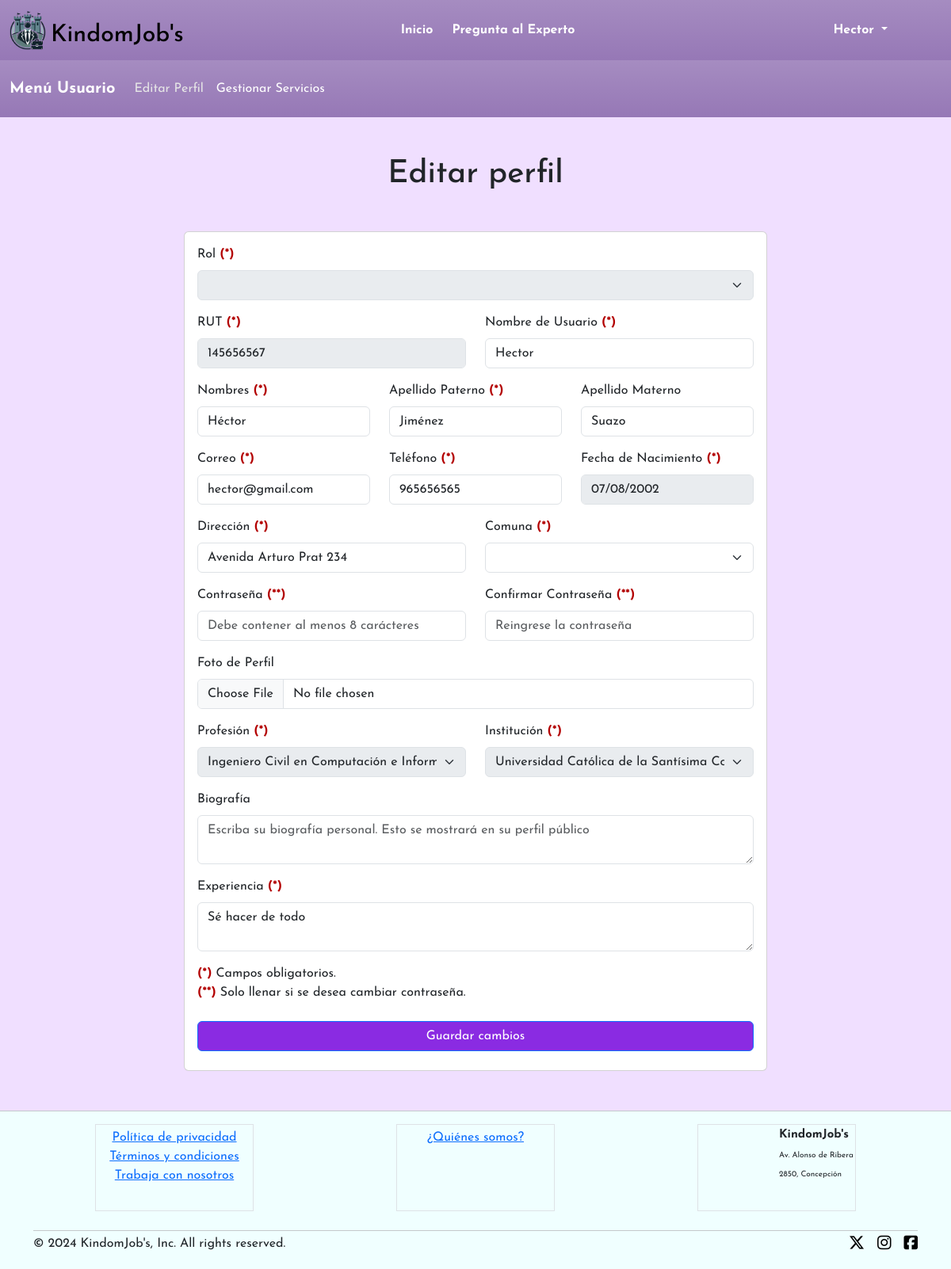
/index.php?p=perfil/editar&rut=14565656 (signed in), run on the app's committed database.
### tables this page shows
CREATE TABLE `usuario` (
  `rut` int(11) NOT NULL,
  `dv` char(1) NOT NULL,
  `nombre_usuario` varchar(50) NOT NULL,
  `nombres` varchar(50) NOT NULL,
  `apellido_p` varchar(50) NOT NULL,
  `apellido_m` varchar(50) DEFAULT NULL,
  `correo` varchar(100) NOT NULL,
  `telefono` int(11) NOT NULL,
  `fecha_nac` date NOT NULL,
  `direccion` varchar(255) NOT NULL,
  `latitud` varchar(100) DEFAULT NULL,
  `longitud` varchar(100) DEFAULT NULL,
  `contrasena` varchar(100) NOT NULL,
  `foto_perfil` varchar(255) NOT NULL DEFAULT 'uploads/foto_perfil/foto_perfil_predeterminada.jpg',
  `id_comuna` int(11) NOT NULL,
  `id_rol` int(11) NOT NULL,
  `id_estado_usuario` int(11) NOT NULL,
  `estrellas` int(11) NOT NULL DEFAULT 0
);

CREATE TABLE `profesion` (
  `id_profesion` int(11) NOT NULL,
  `nombre_profesion` varchar(100) NOT NULL
);

CREATE TABLE `profesional` (
  `rut` int(11) NOT NULL,
  `id_profesion` int(11) DEFAULT NULL,
  `id_institucion` int(11) DEFAULT NULL,
  `biografia_prof` varchar(255) DEFAULT NULL,
  `experiencia` varchar(255) DEFAULT NULL,
  `titulo_profesional` varchar(255) DEFAULT NULL
);

CREATE TABLE `institucion` (
  `id_institucion` int(11) NOT NULL,
  `nombre_institucion` varchar(100) NOT NULL
);

### middleware/auth.php (called while the page is built, shortened)
<?php
    include __DIR__ . '/../utils/functions.php';
    if (!isset($_SESSION["rut"]))
    {
        header("Location: index.php?p=auth/login");
        exit();
    }
    else
    {
        $rut = $_SESSION["rut"];
        $fila_usuario = get_user_by_rut($rut);
    }
?>

### utils/functions.php (called while the page is built, shortened)
<?php
    function get_user_by_rut($rut)
    {
        global $conexion;
        $sql = "SELECT * FROM usuario WHERE rut = '$rut'";
        $resultado = mysqli_query($conexion, $sql);
        if (mysqli_num_rows($resultado) == 1)
        {
            return mysqli_fetch_assoc($resultado);
        }
        else
        {
            return false;
        }
    }
?>

### pages/perfil/editar.php (the view, shortened to what this page needs)
<?php
    include('middleware/auth.php');
    include('includes/navbar_usuario.php');
    $rut = $_SESSION['rut'];
    $sql_consulta_profesional = "SELECT DISTINCT p.rut, prof.nombre_profesion, i.nombre_institucion,
                                                 p.biografia_prof, p.experiencia, p.titulo_profesional
                                 FROM profesional p JOIN profesion prof ON p.id_profesion = prof.id_profesion
                                                    JOIN profesional ON prof.id_profesion = p.id_profesion
                                                    JOIN institucion i ON p.id_institucion = i.id_institucion
                                 WHERE p.rut = '$rut';";
    $resultado_consulta_profesional = mysqli_query($conexion, $sql_consulta_profesional);
    $fila_profesional = mysqli_fetch_assoc($resultado_consulta_profesional);
?>
<h1 class="text-center mt-5">Editar perfil</h1>
<div class="container" style="margin-bottom: 50px;">
    <div class="row justify-content-sm-center mt-5">
        <div class="col-lg-8 col-sm-10">
            <div class="card">
                <div class="card-body mb-2" style="margin-bottom: -15px;">
                    <form name="edit-profile" id="edit-profile-form" action="" method="post" enctype="multipart/form-data">
                        <div class="row mb-3">
                            <div class="col">
                                <label for="rol" class="form-label">Rol <b style="color: #b30000;">(*)</b></label>
                                <select id="rol" name="rol" class="form-select" disabled>
                                    <option selected><?php echo $_SESSION['nombre_rol']; ?></option>
                                </select>
                            </div>
                        </div>
                        <div class="row mb-3">
                            <div class="col">
                                <label for="rut" class="form-label">RUT <b style="color: #b30000;">(*)</b></label>
                                <input type="text" class="form-control" id="rut" name="rut" value="<?php echo $fila_usuario['rut']; echo $fila_usuario['dv']; ?>" maxlength="9" disabled>
                            </div>
                            <div class="col">
                                <label for="nombre_usuario" class="form-label">Nombre de Usuario <b style="color: #b30000;">(*)</b></label>
                                <input type="text" class="form-control" id="nombre_usuario" name="nombre_usuario" placeholder="Sin espacios ni carácteres especiales (ej: JuanPerez)" value="<?php echo $fila_usuario['nombre_usuario']; ?>" maxlength="20" required>
                            </div>
                        </div>
                        <div class="row mb-3">
                            <div class="col">
                                <label for="nombres" class="form-label">Nombres <b style="color: #b30000;">(*)</b></label>
                                <input type="text" class="form-control" id="nombres" name="nombres" placeholder="Ejemplo: Juan Carlos" value="<?php echo $fila_usuario['nombres']; ?>" maxlength="50" required>
                            </div>
                            <div class="col">
                                <label for="apellido_p" class="form-label">Apellido Paterno <b style="color: #b30000;">(*)</b></label>
                                <input type="text" class="form-control" id="apellido_p" name="apellido_p" placeholder="Ejemplo: Pérez" value="<?php echo $fila_usuario['apellido_p']; ?>" maxlength="50" required>
                            </div>
                            <div class="col">
                                <label for="apellido_m" class="form-label">Apellido Materno</label>
                                <input type="text" class="form-control" id="apellido_m" name="apellido_m" placeholder="Ejemplo: García" value="<?php echo $fila_usuario['apellido_m']; ?>" maxlength="50">
                            </div>
                        </div>
                        <div class="row mb-3">
                            <div class="col">
                                <label for="correo" class="form-label">Correo <b style="color: #b30000;">(*)</b></label>
                                <input type="email" class="form-control" id="correo" name="correo" placeholder="Ejemplo: juan@email.com" value="<?php echo $fila_usuario['correo']; ?>" maxlength="50" required>
                            </div>
                            <div class="col">
                                <label for="telefono" class="form-label">Teléfono <b style="color: #b30000;">(*)</b></label>
                                <input type="tel" class="form-control" id="telefono" name="telefono" placeholder="Ejemplo: 912345678" value="<?php echo $fila_usuario['telefono']; ?>" maxlength="9" required>
                            </div>
                            <div class="col">
                                <label for="fecha_nac" class="form-label">Fecha de Nacimiento <b style="color: #b30000;">(*)</b></label>
                                <input type="date" class="form-control" id="fecha_nac" name="fecha_nac" value="<?php echo $fila_usuario['fecha_nac']; ?>" disabled>
                            </div>
                        </div>
                        <div class="row mb-3">
                            <div class="col">
                                <label for="direccion" class="form-label">Dirección <b style="color: #b30000;">(*)</b></label>
                                <input type="text" class="form-control" id="direccion" name="direccion" placeholder="Ejemplo: Avenida Las Golondrinas 2456" value="<?php echo $fila_usuario['direccion']; ?>" maxlength="50" required>
                            </div>
                            <div class="col">
                                <label for="comuna" class="form-label">Comuna <b style="color: #b30000;">(*)</b></label>
                                <select id="comuna" name="comuna" class="form-select" required>
                                </select>
                            </div>
                        </div>
                        <div class="row mb-3">
                            <div class="col">
                                <label for="password" class="form-label">Contraseña <b style="color: #b30000;">(**)</b></label>
                                <input type="password" class="form-control" id="password" name="password" placeholder="Debe contener al menos 8 carácteres" maxlength="100">
                            </div>
                            <div class="col">
                                <label for="confirmar_password" class="form-label">Confirmar Contraseña <b style="color: #b30000;">(**)</b></label>
                                <input type="password" class="form-control" id="confirmar_password" name="confirmar_password" placeholder="Reingrese la contraseña" maxlength="100">
                            </div>
                        </div>
                        <div class="row mb-3">
                            <div class="col">
                                <label for="foto_perfil" class="form-label">Foto de Perfil</label>
                                <input type="file" class="form-control" name="foto_perfil" id="foto_perfil" accept="image/*">
                            </div>
                        </div>
                        <?php if ($_SESSION['id_rol'] == 1 || $_SESSION['id_rol'] == 2 || $_SESSION['id_rol'] == 3): ?>
                            <div class="row mb-3">
                                <div class="col">
                                    <label for="profesion" class="form-label">Profesión <b style="color: #b30000;">(*)</b></label>
                                    <select id="profesion" name="profesion" class="form-select" disabled>
                                        <?php if (isset($fila_profesional['nombre_profesion'])): ?>
                                            <option selected><?php echo $fila_profesional['nombre_profesion']; ?></option>
                                        <?php endif; ?>
                                    </select>
                                </div>
                                <div class="col">
                                    <label for="institucion" class="form-label">Institución <b style="color: #b30000;">(*)</b></label>
                                    <select id="institucion" name="institucion" class="form-select" disabled>
                                        <?php if (isset($fila_profesional['nombre_institucion'])): ?>
                                            <option selected><?php echo $fila_profesional['nombre_institucion']; ?></option>
                                        <?php endif; ?>
                                    </select>
                                </div>
                            </div>
                            <div class="row mb-3">
                                <div class="col">
                                    <label for="biografia_prof" class="form-label">Biografía</label>
                                    <textarea class="form-control" id="biografia_prof" name="biografia_prof" placeholder="Escriba su biografía personal. Esto se mostrará en su perfil público" maxlength="500" required><?php echo $fila_profesional['biografia_prof']; ?></textarea>
                                </div>
                            </div>
                            <div class="row mb-3">
                                <div class="col">
                                    <label for="experiencia" class="form-label">Experiencia <b style="color: #b30000;">(*)</b></label>
                                    <textarea class="form-control" id="experiencia" name="experiencia" placeholder="Breve resumen de su experiencia (ej: Soy Ingeniero Civil Informático, Magíster en Ciencias de la Computación...). Esto se mostrará a los clientes al momento de reservar" maxlength="500" required><?php echo $fila_profesional['experiencia']; ?></textarea>
                                </div>
                            </div>
                        <?php endif; ?>
                        <div class="d-grid gap-2">
                            <p><b style="color: #b30000;">(*)</b> Campos obligatorios.<br><b style="color: #b30000;">(**)</b> Solo llenar si se desea cambiar contraseña.</p>
                            <button type="button" id="save-profile" class="btn btn-primary">Guardar cambios</button>
                        </div>
                    </form>
                </div>
            </div>
        </div>
    </div>
</div>

### public/css/styles.css (style rules this page uses)
body { font-family: "Josefin Sans", sans-serif; }
.btn-primary { background-color: blueviolet !important; }

### data on the page
usuario: rut "145656567", nombre_usuario "Hector", nombres "Héctor", apellido_p "Jiménez", apellido_m "Suazo", correo "hector@gmail.com", telefono "965656565", fecha_nac "07/08/2002", direccion "Avenida Arturo Prat 234"
profesion: profesion "Ingeniero Civil en Computación e Informática"
institucion: institucion "Universidad Católica de la Santísima Concepción"
profesional: experiencia "Sé hacer de todo"

### other printed values
$_SESSION['nombre_usuario'] "Hector"
